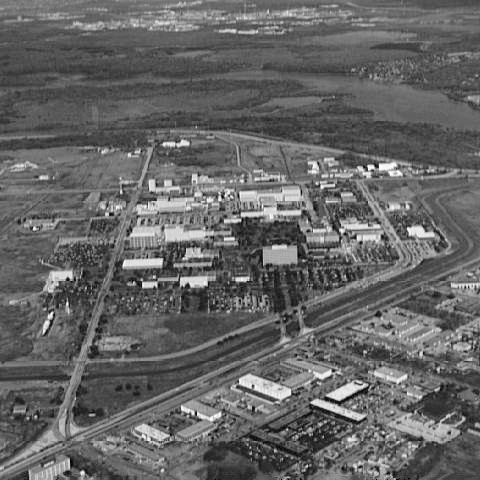
#> input picture hw3/img/demo-1.jpg, 480 x 480 px, found by its file name
$ python main.py
#> lines starting #> are read from the running program, lines starting #| are printed output that depends on the picture
#> in exp1, img is the input picture: shape (480, 480); min 0, max 254, mean 101.2
from typing import List, Tuple

import cv2
import numpy as np


def normalize(arr: np.ndarray) -> np.ndarray:
    return (arr - arr.min()) / (arr.max() - arr.min())


def draw_histogram(img: np.ndarray, ax):
    level = int(2 ** (8 * img.nbytes / img.size))
    ax.hist(img.flatten(), bins=level, density=True, histtype='stepfilled')


# 双线性插值
def interpolation_bilinear(img: np.ndarray, scale: float) -> np.ndarray:
    dst_shape = (round(img.shape[0] * scale), round(img.shape[1] * scale)) + img.shape[2:]
    dst_x = np.arange(0, dst_shape[0])
    dst_y = np.arange(0, dst_shape[1])
    src_x = (dst_x + 0.5) / scale - 0.5
    src_y = (dst_y + 0.5) / scale - 0.5
    # 四个最近邻点，缩小时会出现 src 坐标超出范围，用 max min 约束
    src_x_0 = np.maximum(np.floor(src_x), 0).astype(int)
    src_x_1 = np.minimum(np.ceil(src_x), img.shape[0] - 1).astype(int)
    src_y_0 = np.maximum(np.floor(src_y), 0).astype(int)
    src_y_1 = np.minimum(np.ceil(src_y), img.shape[1] - 1).astype(int)
    pixel_00 = img[np.ix_(src_x_0, src_y_0)]
    pixel_01 = img[np.ix_(src_x_0, src_y_1)]
    pixel_10 = img[np.ix_(src_x_1, src_y_0)]
    pixel_11 = img[np.ix_(src_x_1, src_y_1)]
    delta_x = src_x - src_x_0
    delta_y = src_y - src_y_0
    delta_x, delta_y = np.ix_(delta_x, delta_y)
    # 同时支持单通道和多通道图片
    s = dst_shape[:2] + (1,) * (len(dst_shape) - 2)
    dst = ((1 - delta_x) * (1 - delta_y)).reshape(s) * pixel_00 \
          + ((1 - delta_x) * delta_y).reshape(s) * pixel_01 \
          + (delta_x * (1 - delta_y)).reshape(s) * pixel_10 \
          + (delta_x * delta_y).reshape(s) * pixel_11
    return dst.astype(img.dtype)


# 高斯低通滤波
def gauss_low_pass_filtering(img: np.ndarray, D0: float) -> np.ndarray:
    m, n = img.shape[:2]
    x = np.arange(-m // 2, m // 2, 1).reshape(m, 1)
    y = np.arange(-n // 2, n // 2, 1).reshape(1, n)
    H = np.exp(-(x ** 2 + y ** 2) / (2 * D0 ** 2))
    H = H.reshape((m, n) + (1,) * (img.ndim - 2))
    im_float = img.astype(np.float64)
    im_F = np.fft.fftshift(np.fft.fft2(im_float, axes=(0, 1)), axes=(0, 1))
    im_flitered_F = im_F * H
    im_filtered = np.real(np.fft.ifft2(np.fft.ifftshift(im_flitered_F, axes=(0, 1)), axes=(0, 1)))
    im_filtered = np.clip(im_filtered, a_min=0, a_max=255)
    im_filtered = im_filtered.round()
    return im_filtered.astype(np.uint8)


# 残差金字塔
# 近似滤波器使用低通高斯平滑滤波器
# 插值滤波器使用双线性插值
def residual_pyramid(img: np.ndarray, level: int) -> Tuple[List[np.ndarray], List[np.ndarray]]:
#> called with level = 4
    pyramid = []
    residual = []
    img_now = img
    for _ in range(level):
        pyramid.append(img_now)
        img_filtered = gauss_low_pass_filtering(img_now, D0=img_now.shape[0] / 2)
        img_level_up = img_filtered[::2, ::2]
        img_level_up_down = interpolation_bilinear(img_level_up, 2)
        res = (img_level_up_down - img_now) + 127
        residual.append(res)
        img_now = img_level_up
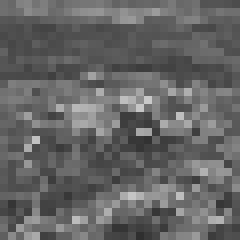
#> img_level_up: shape (30, 30) (shown 8 times larger); min 47, max 201, mean 101.2
#> after the loop, pyramid = 4 items; residual = 4 items
    return pyramid, residual


def fwt_convolution_row(img: np.ndarray, kernel: np.ndarray) -> np.ndarray:
    assert img.ndim == 2
    assert kernel.ndim == 1
    assert kernel.size % 2 == 0
    img_pad = np.pad(img, pad_width=[(0, 0), (kernel.size - 1, kernel.size - 1)], mode='constant', constant_values=0)
    new_shape = (img.shape[0], img.shape[1] + kernel.size - 1, kernel.size)
    new_stride = (img_pad.strides[0], img_pad.strides[1], img_pad.strides[1])
    tmp = np.lib.stride_tricks.as_strided(img_pad, shape=new_shape, strides=new_stride)
    result = (tmp * kernel.reshape((1, 1, kernel.size))).sum(axis=2)
    # 下采样
    return result[:, kernel.size // 2:-(kernel.size // 2):2].copy()


def fwt_convolution_col(img: np.ndarray, kernel: np.ndarray) -> np.ndarray:
    assert img.ndim == 2
    assert kernel.ndim == 1
    assert kernel.size % 2 == 0
    img_pad = np.pad(img, pad_width=[(kernel.size - 1, kernel.size - 1), (0, 0)], mode='constant', constant_values=0)
    new_shape = (img.shape[0] + kernel.size - 1, img.shape[1], kernel.size)
    new_stride = (img_pad.strides[0], img_pad.strides[1], img_pad.strides[0])
    tmp = np.lib.stride_tricks.as_strided(img_pad, shape=new_shape, strides=new_stride)
    result = (tmp * kernel.reshape((1, 1, kernel.size))).sum(axis=2)
    # 下采样
    return result[kernel.size // 2:-(kernel.size // 2):2, :].copy()


def ifwt_convolution_row(img: np.ndarray, kernel: np.ndarray) -> np.ndarray:
    assert img.ndim == 2
    assert kernel.ndim == 1
    assert kernel.size % 2 == 0
    img_up = np.zeros(shape=(img.shape[0], 2 * img.shape[1]), dtype=img.dtype)
    img_up[:, ::2] = img
    img = img_up
    img_pad = np.pad(img, pad_width=[(0, 0), (kernel.size - 1, kernel.size - 1)], mode='constant', constant_values=0)
    new_shape = (img.shape[0], img.shape[1] + kernel.size - 1, kernel.size)
    new_stride = (img_pad.strides[0], img_pad.strides[1], img_pad.strides[1])
    tmp = np.lib.stride_tricks.as_strided(img_pad, shape=new_shape, strides=new_stride)
    result = (tmp * kernel.reshape((1, 1, kernel.size))).sum(axis=2)
    return result[:, kernel.size // 2:-(kernel.size // 2) + 1].copy()


def ifwt_convolution_col(img: np.ndarray, kernel: np.ndarray) -> np.ndarray:
    assert img.ndim == 2
    assert kernel.ndim == 1
    assert kernel.size % 2 == 0
    img_up = np.zeros(shape=(2 * img.shape[0], img.shape[1]), dtype=img.dtype)
    img_up[::2, :] = img
    img = img_up
    img_pad = np.pad(img, pad_width=[(kernel.size - 1, kernel.size - 1), (0, 0)], mode='constant', constant_values=0)
    new_shape = (img.shape[0] + kernel.size - 1, img.shape[1], kernel.size)
    new_stride = (img_pad.strides[0], img_pad.strides[1], img_pad.strides[0])
    tmp = np.lib.stride_tricks.as_strided(img_pad, shape=new_shape, strides=new_stride)
    result = (tmp * kernel.reshape((1, 1, kernel.size))).sum(axis=2)
    return result[kernel.size // 2:-(kernel.size // 2) + 1, :].copy()


def fwt(img: np.ndarray) -> Tuple[np.ndarray, np.ndarray, np.ndarray, np.ndarray]:
    h_phi = np.array([0.0322, -0.0126, -0.0992, 0.2979, 0.8037, 0.4976, -0.0296, -0.0758])
    g_phi = h_phi[::-1]
    g_psi = (-1) ** np.arange(0, g_phi.size) * g_phi[::-1]
    h_psi = g_psi[::-1]
    w_psi = fwt_convolution_col(img, h_psi[::-1])
    w_phi = fwt_convolution_col(img, h_phi[::-1])
    W = fwt_convolution_row(w_phi, h_phi[::-1])
    W_H = fwt_convolution_row(w_phi, h_psi[::-1])
    W_V = fwt_convolution_row(w_psi, h_phi[::-1])
    W_D = fwt_convolution_row(w_psi, h_psi[::-1])
    return W, W_H, W_V, W_D


def ifwt(W: np.ndarray, W_H: np.ndarray, W_V: np.ndarray, W_D: np.ndarray) -> np.ndarray:
    h_phi = np.array([0.0322, -0.0126, -0.0992, 0.2979, 0.8037, 0.4976, -0.0296, -0.0758])
    g_phi = h_phi[::-1]
    g_psi = (-1) ** np.arange(0, g_phi.size) * g_phi[::-1]
    h_psi = g_psi[::-1]
    w_psi = ifwt_convolution_row(W_D, h_psi[::-1]) + ifwt_convolution_row(W_V, h_phi[::-1])
    w_phi = ifwt_convolution_row(W_H, h_psi[::-1]) + ifwt_convolution_row(W, h_phi[::-1])
    return ifwt_convolution_col(w_psi, h_psi[::-1]) + ifwt_convolution_col(w_phi, h_phi[::-1])


def post_process(img: np.ndarray) -> np.ndarray:
    return ((img - img.min()) / (img.max() - img.min()) * 255).round().astype(np.uint8)


def combine_imgs(W: np.ndarray, W_H: np.ndarray, W_V: np.ndarray, W_D: np.ndarray) -> np.ndarray:
    assert W.shape == W_H.shape
    assert W.shape == W_V.shape
    assert W.shape == W_D.shape
    out = np.empty(shape=(W.shape[0] * 2, W.shape[1] * 2))
    out[:W.shape[0], :W.shape[1]] = W
    out[:W.shape[0], W.shape[1]:] = W_H
    out[W.shape[0]:, :W.shape[1]] = W_V
    out[W.shape[0]:, W.shape[1]:] = W_D
    return out


def exp1():
    img = cv2.imread('img/demo-1.jpg', flags=cv2.IMREAD_GRAYSCALE)
    pyramid, residual = residual_pyramid(img, 4)
#> pyramid = 4 items; residual = 4 items
    for i in range(4):
        cv2.imwrite(f'result/pyramid_{i}.png', pyramid[i])
        cv2.imwrite(f'result/residual_{i}.png', residual[i])


def exp2():
    img = cv2.imread('img/demo-2.tif', flags=cv2.IMREAD_GRAYSCALE)
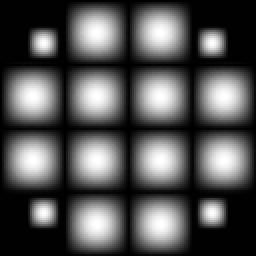
#> input picture hw4/img/demo-2.tif, 128 x 128 px (shown 2 times larger)
#> img is the input picture: shape (128, 128); min 0, max 255, mean 83.5
    W_pre = img
    out_all = np.empty_like(W_pre)
    out = out_all
    Ws = []
    W_Hs = []
    W_Vs = []
    W_Ds = []
    for i in range(3):
        W, W_H, W_V, W_D = fwt(W_pre)
        Ws.append(W)
        W_Hs.append(W_H)
        W_Vs.append(W_V)
        W_Ds.append(W_D)
        out[:, :] = combine_imgs(post_process(W), post_process(W_H), post_process(W_V), post_process(W_D))
        cv2.imwrite(f'result/demo-2-fwt-{i + 1}.png', out_all)
        out = out[:W.shape[0], :W.shape[1]]
        W_pre = W
#> this loop made 3 passes
#> pass 1, in fwt_convolution_col, `img_pad = np.pad(img, pad_width=[(kernel.size - 1, kernel.size - 1), (..`:
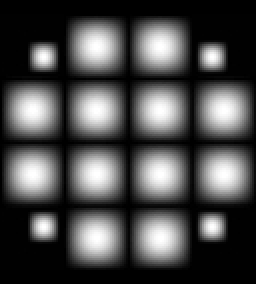
#> img_pad: shape (142, 128) (shown 2 times larger); min 0, max 255, mean 75.2
#> pass 1, in fwt, `w_psi = fwt_convolution_col(img, h_psi[::-1])`:
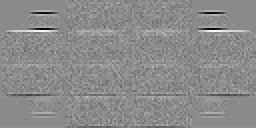
#> w_psi: shape (64, 128) float64 (shown 2 times larger); min -13.2, max 11.13, mean 0.111; drawn with min black and max white
#> pass 1, in fwt_convolution_col (call 2), `result = (tmp * kernel.reshape((1, 1, kernel.size))).sum(axis=2)`:
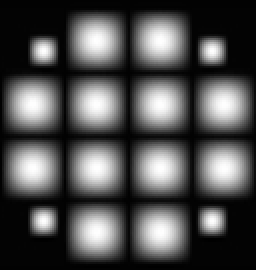
#> result: shape (135, 128) float64 (shown 2 times larger); min -3.98, max 361.8, mean 111.9; drawn with min black and max white
#> after the loop, W_Ds = 3 items; W_Hs = 3 items; W_Vs = 3 items; Ws = 3 items
    # 边缘检测
    cv2.imwrite('result/demo2-edge-detect-1.png',
                combine_imgs(
                    combine_imgs(np.zeros_like(Ws[1]), post_process(W_Hs[1]),
                                 post_process(W_Vs[1]), post_process(W_Ds[1])),
                    post_process(W_Hs[0]), post_process(W_Vs[0]), post_process(W_Ds[0])
                )
                )
#> in combine_imgs (call 5), `out[:W.shape[0], :W.shape[1]] = W`:
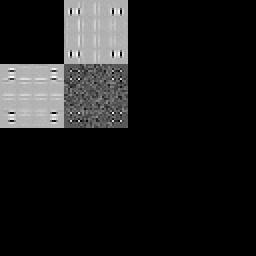
#> out: shape (128, 128) float64 (shown 2 times larger); min 0, max 255, mean 27.9
    W0 = ifwt(np.zeros_like(Ws[1]), W_Hs[1], W_Vs[1], W_Ds[1])
#> in ifwt_convolution_row, `new_stride = (img_pad.strides[0], img_pad.strides[1], img_pad.strides[..`: new_stride = (624, 8, 8)
#> in ifwt_convolution_row (call 2), `img_up = np.zeros(shape=(img.shape[0], 2 * img.shape[1]), dtype=img.dt..`: img_up: shape (32, 64) float64; every value is 0
#> in ifwt_convolution_row (call 3), `return result[:, kernel.size // 2:-(kernel.size // 2) + 1].copy()`:
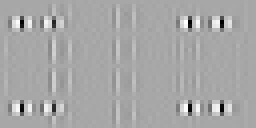
#> returned value: shape (32, 64) float64 (shown 4 times larger); min -65.67, max 34.26, mean 0; drawn with min black and max white
#> in ifwt_convolution_row (call 4), `img_pad = np.pad(img, pad_width=[(0, 0), (kernel.size - 1, kernel.size..`: img_pad: shape (32, 78) float64; every value is 0
#> in ifwt_convolution_col, `new_stride = (img_pad.strides[0], img_pad.strides[1], img_pad.strides[..`: new_stride = (512, 8, 512)
    out = ifwt(W0, W_Hs[0], W_Vs[0], W_Ds[0])
    cv2.imwrite('result/demo2-edge-detect-1-out.png', post_process(out))
    cv2.imwrite('result/demo2-edge-detect-2.png',
                combine_imgs(
                    combine_imgs(np.zeros_like(Ws[1]), np.zeros_like(W_Hs[1]),
                                 post_process(W_Vs[1]), post_process(W_Ds[1])),
                    np.zeros_like(W_Hs[0]), post_process(W_Vs[0]), post_process(W_Ds[0])
                )
                )
    W0 = ifwt(np.zeros_like(Ws[1]), np.zeros_like(W_Hs[1]), W_Vs[1], W_Ds[1])
    out = ifwt(W0, np.zeros_like(W_Hs[0]), W_Vs[0], W_Ds[0])
    cv2.imwrite('result/demo2-edge-detect-2-out.png', post_process(out))


if __name__ == '__main__':
    exp1()
    exp2()
